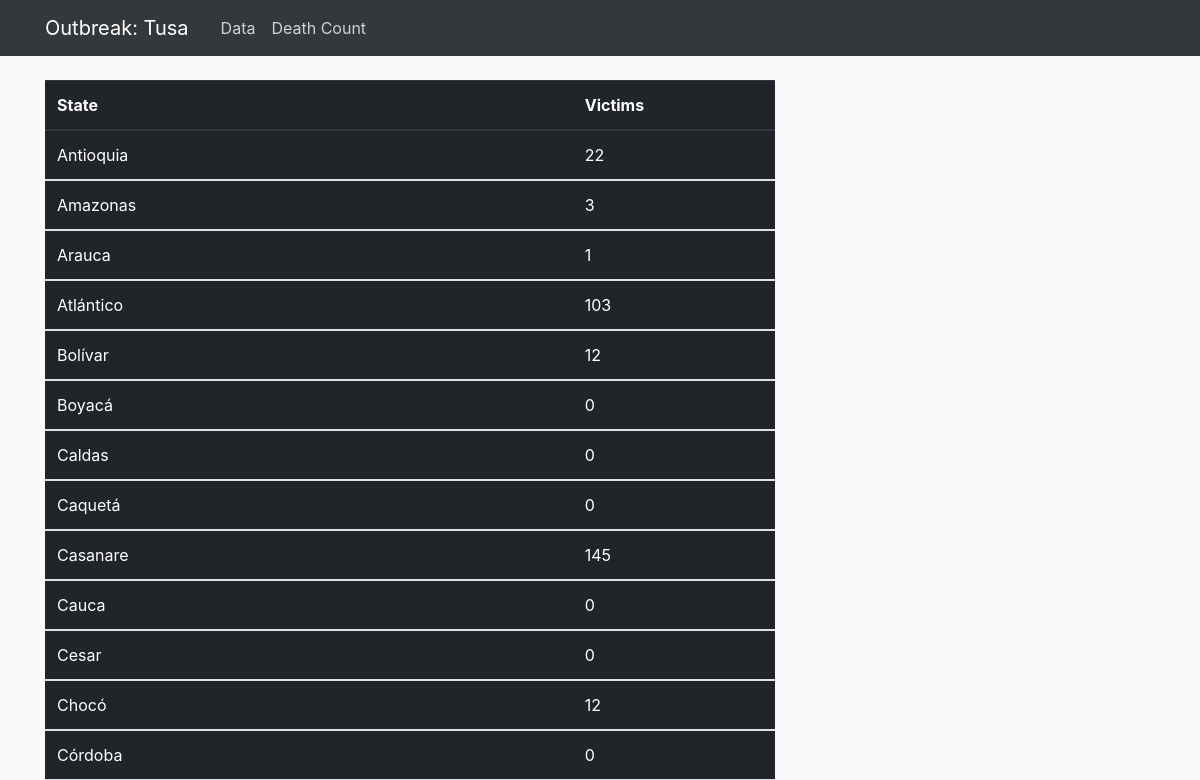
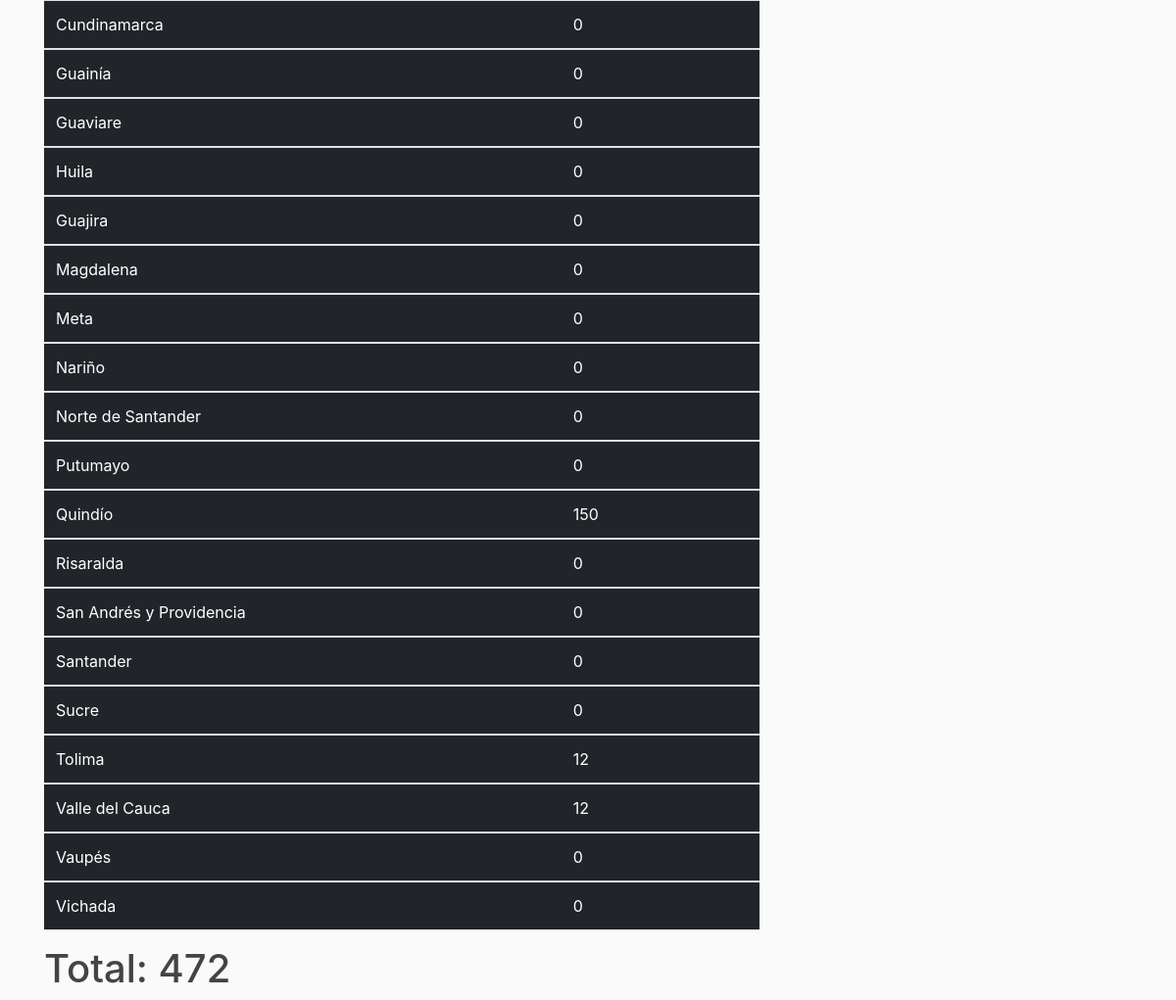
Page /about/ on the earlier database version (2 pictures, top to bottom).
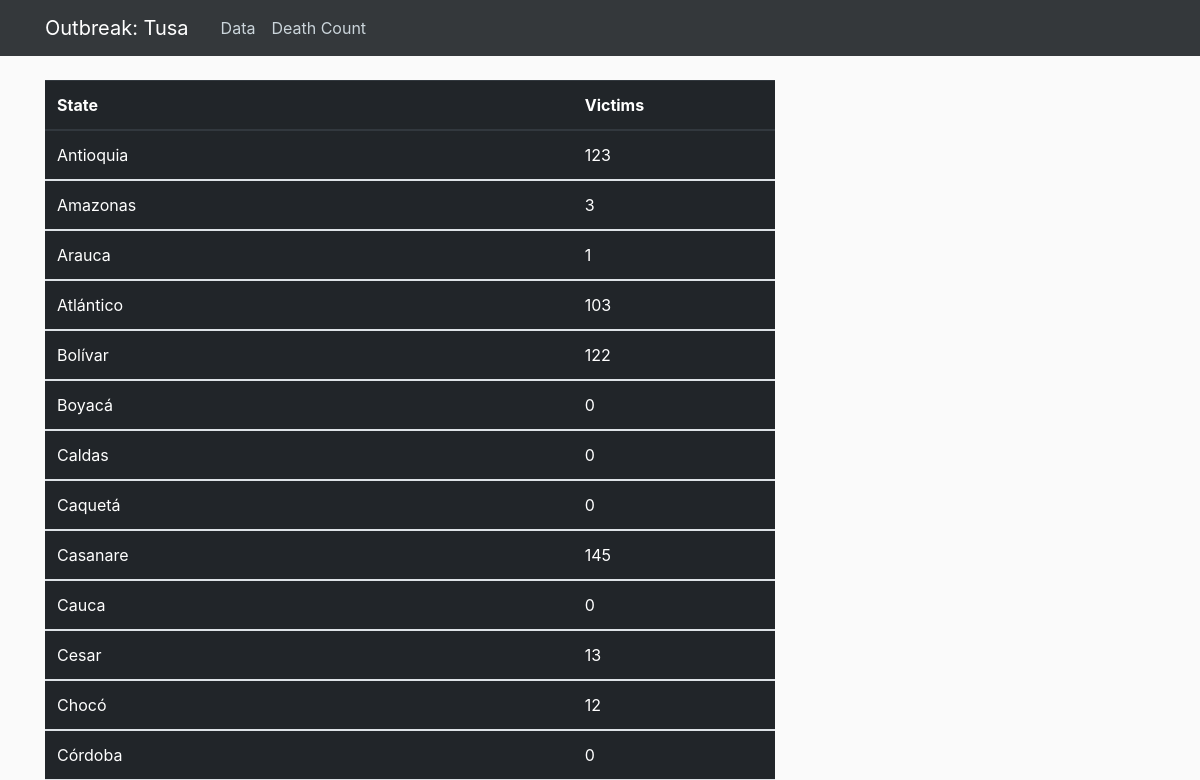
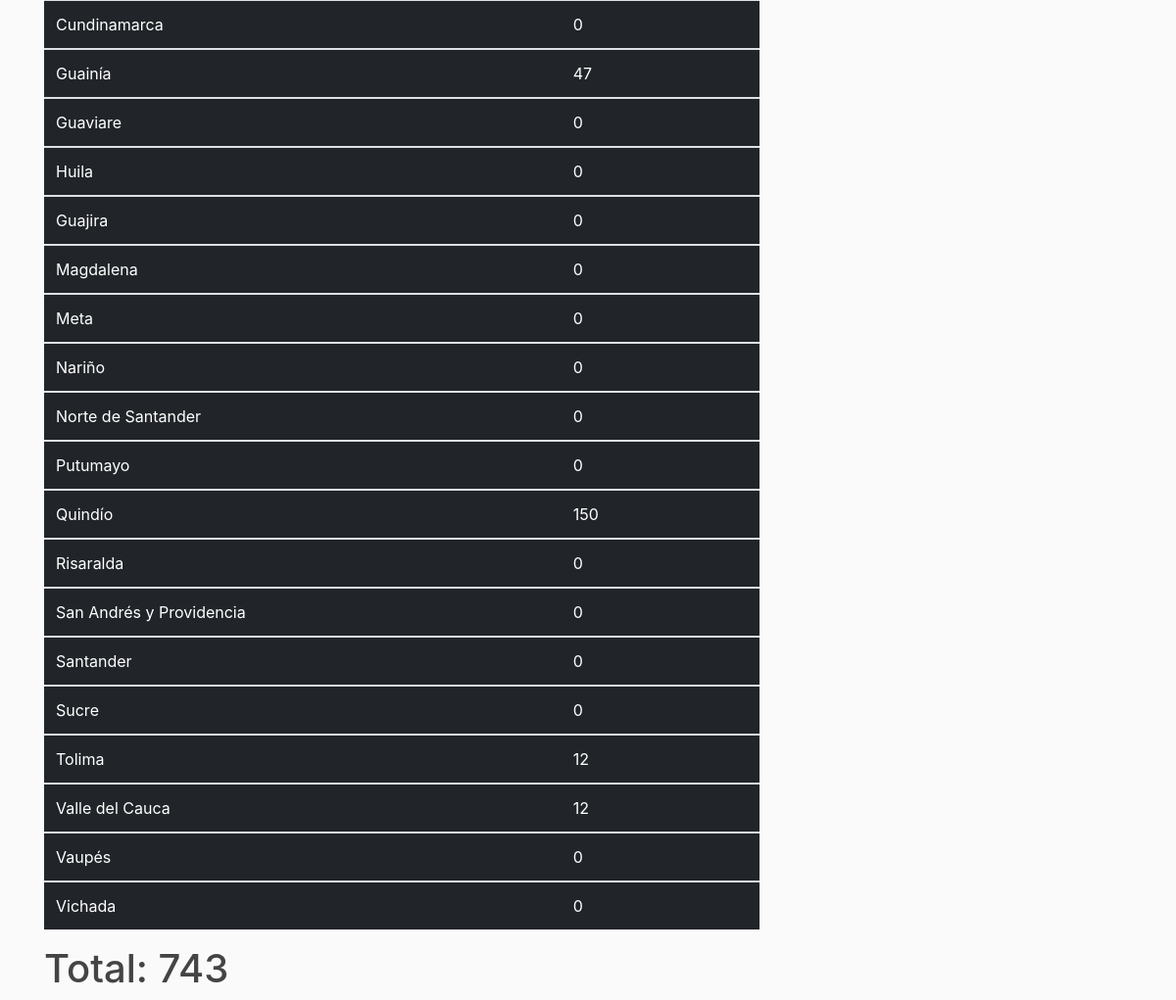
Same page on the later database version (2 pictures, top to bottom).
### virus_form/models.py (models this page shows, shortened)
class States(models.Model):
    state = models.CharField(max_length=80)
    victims = models.IntegerField()

### virus_form/views.py (the view)
# urls.py: path('about/', views.about, name='Outbreak-About'),
def about(request):
    obj_dict = States.objects.all()
    total_sum = total()
    return render(request, 'virus_form/about.html', {'obj_dict': obj_dict, 'total': total_sum})

### virus_form/operations.py (called while the page is built)
def total():
    all_states = States.objects.all()
    total_sum = 0
    for state in all_states:
        total_sum += state.victims
    return total_sum

### virus_form/templates/virus_form/about.html
{% extends "virus_form/base.html" %}
{% block content %}
   <div>
    <table class="table table-dark">
  <thead>
    <tr>
      <th scope="col">State</th>
      <th scope="col">Victims</th>
    </tr>
  </thead>
        {%  for obj in obj_dict %}
  <tbody>
    <tr>
      <td>{{ obj.state }}</td>
      <td>{{ obj.victims }}</td>
    </tr>
  </tbody>
        {% endfor %}
</table>
   </div>
    <h1>Total: {{ total }}</h1>
{% endblock content %}

### virus_form/templates/virus_form/base.html (shortened to what this page needs)
{% load static %}
<!DOCTYPE html>
<html lang="en">
<head>
    <link rel="stylesheet" href="https://maxcdn.bootstrapcdn.com/bootstrap/4.0.0/css/bootstrap.min.css">
    <link rel="stylesheet" type="text/css" href="{% static 'virus_form/main.css' %}">
</head>
<body>
    <header class="site-header">
      <nav class="navbar navbar-expand-md navbar-dark bg-steel fixed-top">
        <div class="container">
          <a class="navbar-brand mr-4" href="{% url 'Outbreak-Form' %}">Outbreak: Tusa</a>
          <div class="collapse navbar-collapse" id="navbarToggle">
            <div class="navbar-nav mr-auto">
              <a class="nav-item nav-link" href="{% url 'Outbreak-Form' %}">Data</a>
              <a class="nav-item nav-link" href="{% url 'Outbreak-About' %}">Death Count</a>
            </div>
          </div>
        </div>
      </nav>
    </header>
        <main role="main" class="container">
      <div class="row">
        <div class="col-md-8">
          {% block content %}{% endblock %}
        </div>
    </main>
</body>
</html>

### virus_form/static/virus_form/main.css (style rules this page uses)
body { background: #fafafa; color: #333333; margin-top: 5rem; }
h1, h2, h3, h4, h5, h6 { color: #444444; }
.bg-steel { background-color: #34383b; }
.site-header .navbar-nav .nav-link { color: #cbd5db; }

Differences in the rows shown:
changed States "Antioquia": victims "22" → "123"
changed States "Bolívar": victims "12" → "122"
changed States "Cesar": victims "0" → "13"
changed States "Guainía": victims "0" → "47"
Other differences:
{{ total }}: "472" → "743"
